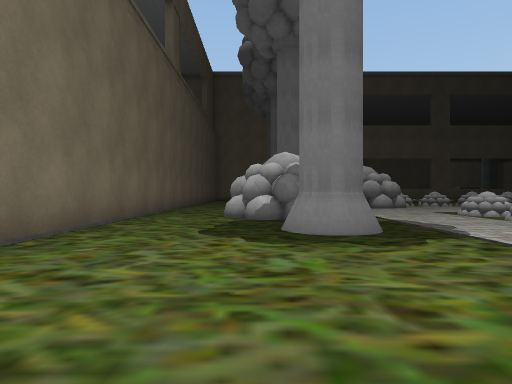
view 1 (above)

24 first-person views from a walk through a scene from a Unity 3-D project. The camera is 1.2 m above the floor, looks level and sees 75° across. Doors are open. The floor is counted in squares, 2 m on a side. Each view is taken from the middle of a square. On the plan, view 1 faces up. The plan holds only what a view shows up to about 10 squares ahead; the rest is blank. The place goes on beyond the plan. The player is left out. Some surface patterns are stand-ins.

view 2
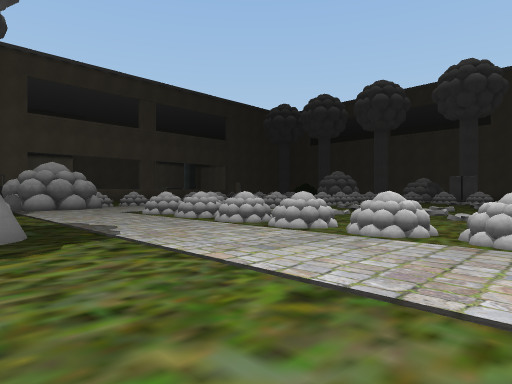

view 3
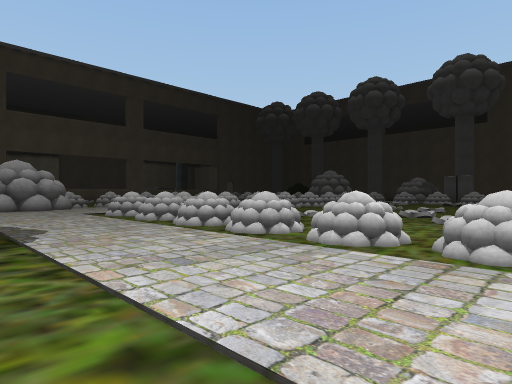

view 4
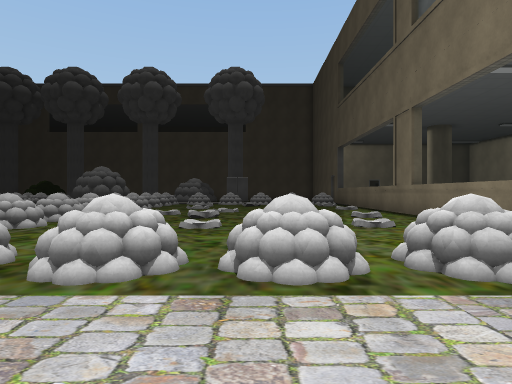

view 5
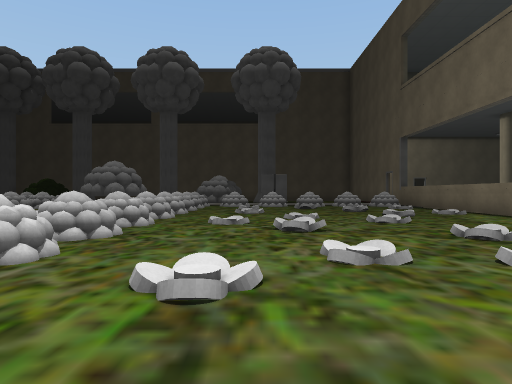

view 6
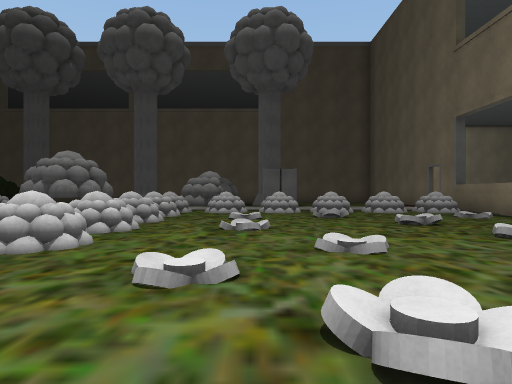

view 7
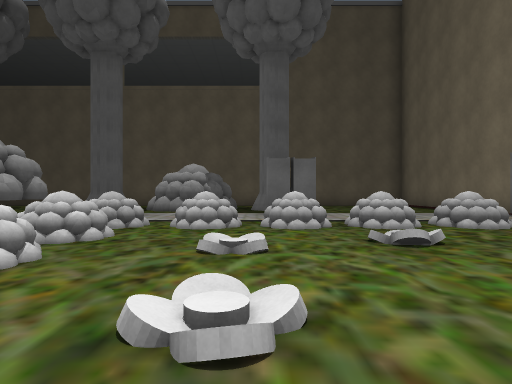

view 8
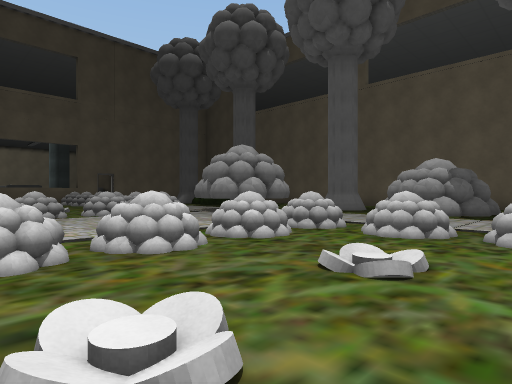

view 9
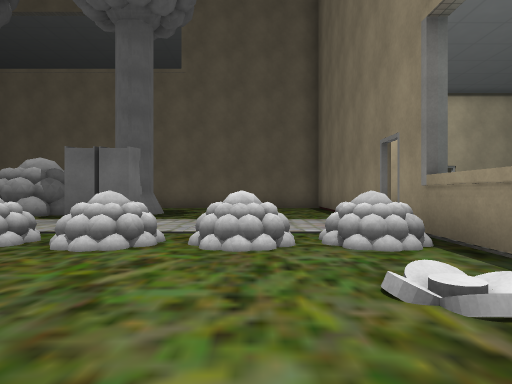

view 10
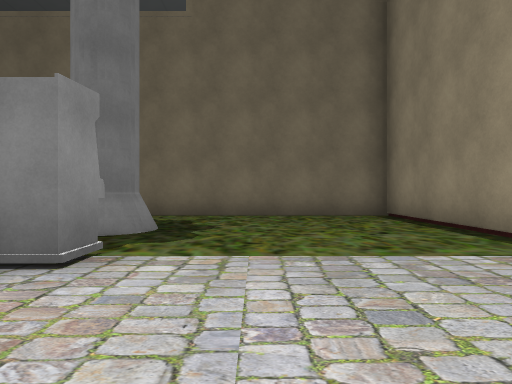

view 11
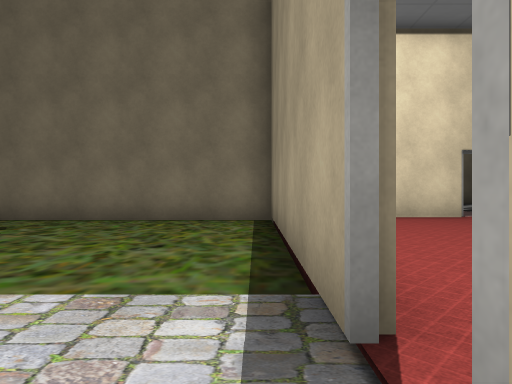

view 12
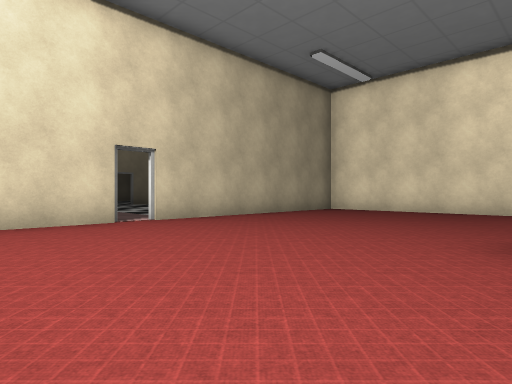

view 13
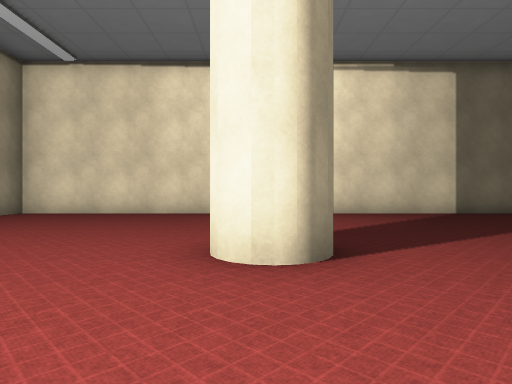

view 14
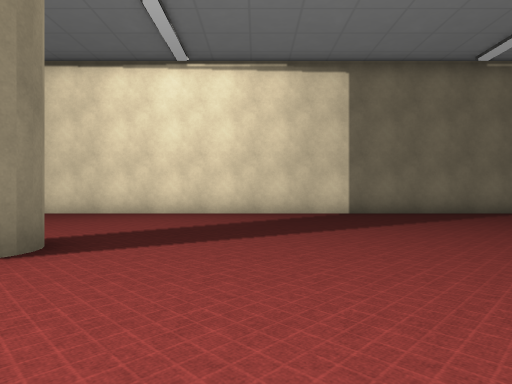

view 15
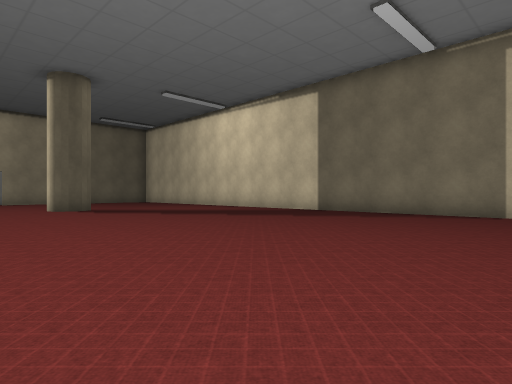

view 16
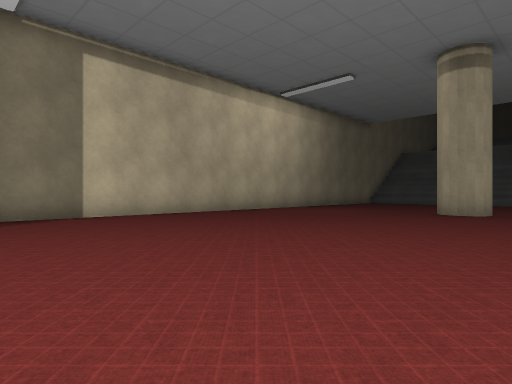

view 17
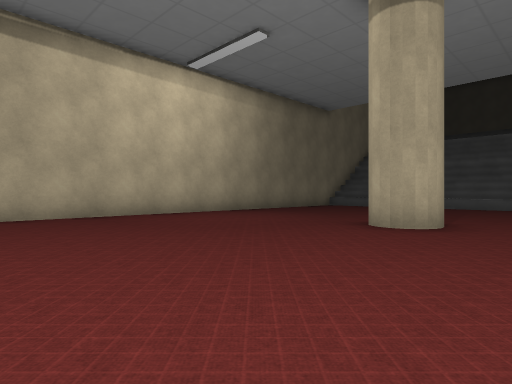

view 18
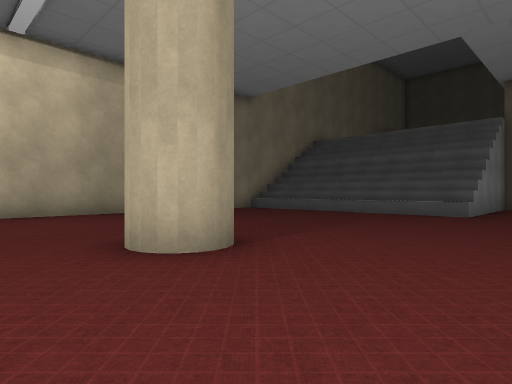

view 19
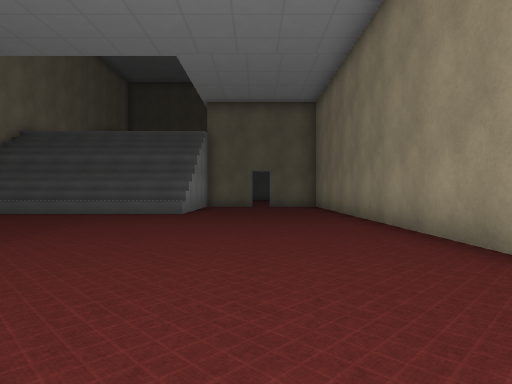

view 20
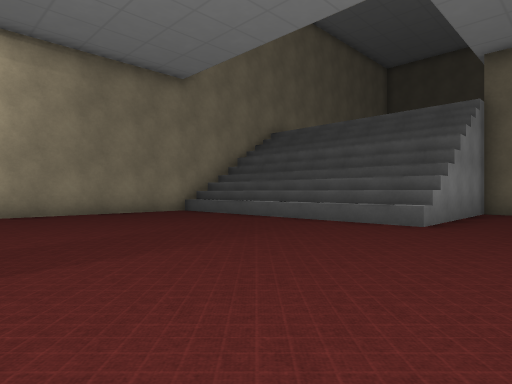

view 21
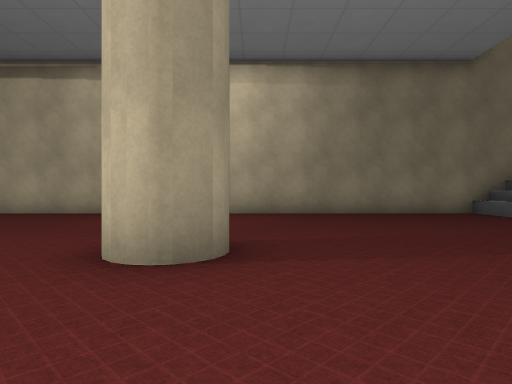

view 22
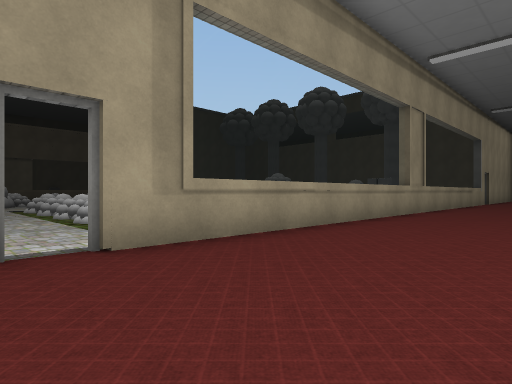

view 23
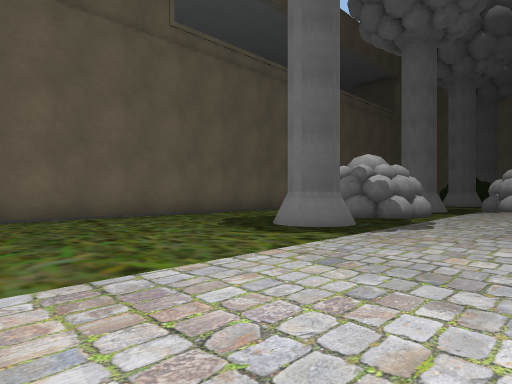

view 24
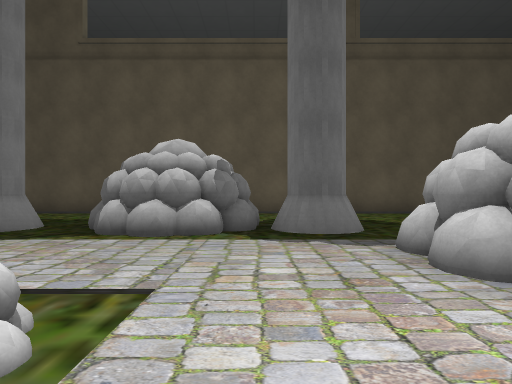

### Floor plan
Points are (right, up) in squares from view 1. A wall is a line through its corners. A room is listed if a view was taken in it or the views show most of it. See-through windows are left out.
Room 1 (views 1, 2, 3, 4, 5, 6, 7, 8, 9, 10, 11, 23, 24)
walls: (18.1, -0.4) (21.6, -0.4); (22.2, -0.4) (28.1, -0.4); (21.7, 11.5) (20.8, 12.2) (20.8, 13.2); (22.4, 11.4) (22, 11.7); (28.5, 4.4) (28.5, 5.5); (8.6, -0.4) (16, -0.4); (28.5, 0.5) (28.5, 2.6); (4.5, 11.6) (3.4, 11.6); (4.4, 11.5) (2.7, 12.1); (4.5, 11.8) (3.6, 11.5); (4.2, 11.5) (3.6, 11.9) (3.2, 11.9) (3, 12.2); (4, 11.5) (3.7, 11.9); (3.6, 11.9) (3.3, 11.8); (-2.8, 11) (-2.8, 1); (-2.8, 13.5) (-2.8, 12.6)
ways out: open door at (4, -0.5) to room 2; open door at (22, -0.5) to room 2; open door at (29, -5) to room 2
objects: other object (0, 7) to (2, 9); other object (1, 5) to (2, 6); other object (1, 10) to (2, 11); other object (6, 0) to (6, 1); other object (6, 2); other object (6, 3) to (6, 4); other object (6, 5); other object (6, 7); other object (6, 8) to (6, 9); other object (7, 8) to (8, 9); other object (8, 6); other object (9, 2); other object (9, 4); other object (9, 5); other object (9, 8) to (10, 9); other object (10, 3); other object (11, 1); other object (11, 5); other object (11, 8) to (11, 9); other object (12, 7); other object (12, 8) to (12, 9); other object (13, 3); other object (14, 2); other object (14, 5); other object (14, 8) to (14, 9); other object (15, 1); other object (15, 9) to (16, 9); other object (16, 3); other object (16, 6); other object (17, 8) to (17, 9); other object (17, 13); other object (18, 1); other object (18, 4); other object (18, 6); other object (18, 8) to (19, 9); other object (18, 13); other object (20, 0) to (20, 1); other object (20, 2); other object (20, 4); other object (20, 5); other object (20, 6) to (20, 7); other object (20, 8) to (20, 9); other object (23, 5); other object (24, 7) to (26, 9); other object (25, 5) to (26, 6); other object (25, 11) to (26, 11)
Room 2 (views 12, 13, 14, 15, 16, 17, 18, 19, 20, 21, 22)
walls: (13.8, -0.6) (4.1, -0.6); (3.5, -0.6) (-4, -0.6); (-3.5, -5) (-3.5, -10.6); (-4, -5) (-4, -12.3) (28.5, -12.3) (28.5, -11.5); (-3.5, -11.5) (-3.5, -12.4); (28.5, -4.8) (28.5, -2.8); (28.5, -9.6) (28.5, -5.4); (-6.5, -5) (-3.1, -5)
low walls: (-3.1, -5) (-3.1, -12.4)
ways out: open door at (4, -0.5) to room 1; open door at (22, -0.5) to room 1; open door at (29, -5) to room 1

Where each view was taken, in squares from view 1:
view 1: 0 up, 0 right, facing up
view 2: 0 up, 1 right, facing up-right
view 3: 0 up, 2 right, facing up-right
view 4: 4 up, 3 right, facing right
view 5: 6 up, 6 right, facing right
view 6: 6 up, 10 right, facing right
view 7: 6 up, 14 right, facing right
view 8: 5 up, 15 right, facing up-right
view 9: 2 up, 16 right, facing right
view 10: 3 up, 20 right, facing right
view 11: 0 up, 21 right, facing right
view 12: 2 down, 22 right, facing down-right
view 13: 3 down, 22 right, facing down
view 14: 3 down, 19 right, facing down
view 15: 3 down, 10 right, facing down-right
view 16: 4 down, 14 right, facing down-left
view 17: 4 down, 10 right, facing down-left
view 18: 3 down, 6 right, facing down-left
view 19: 3 down, 6 right, facing left
view 20: 3 down, 3 right, facing down-left
view 21: 3 down, 3 right, facing down
view 22: 4 down, 3 right, facing up-right
view 23: 0 up, 5 right, facing up-left
view 24: 10 up, 7 right, facing left
